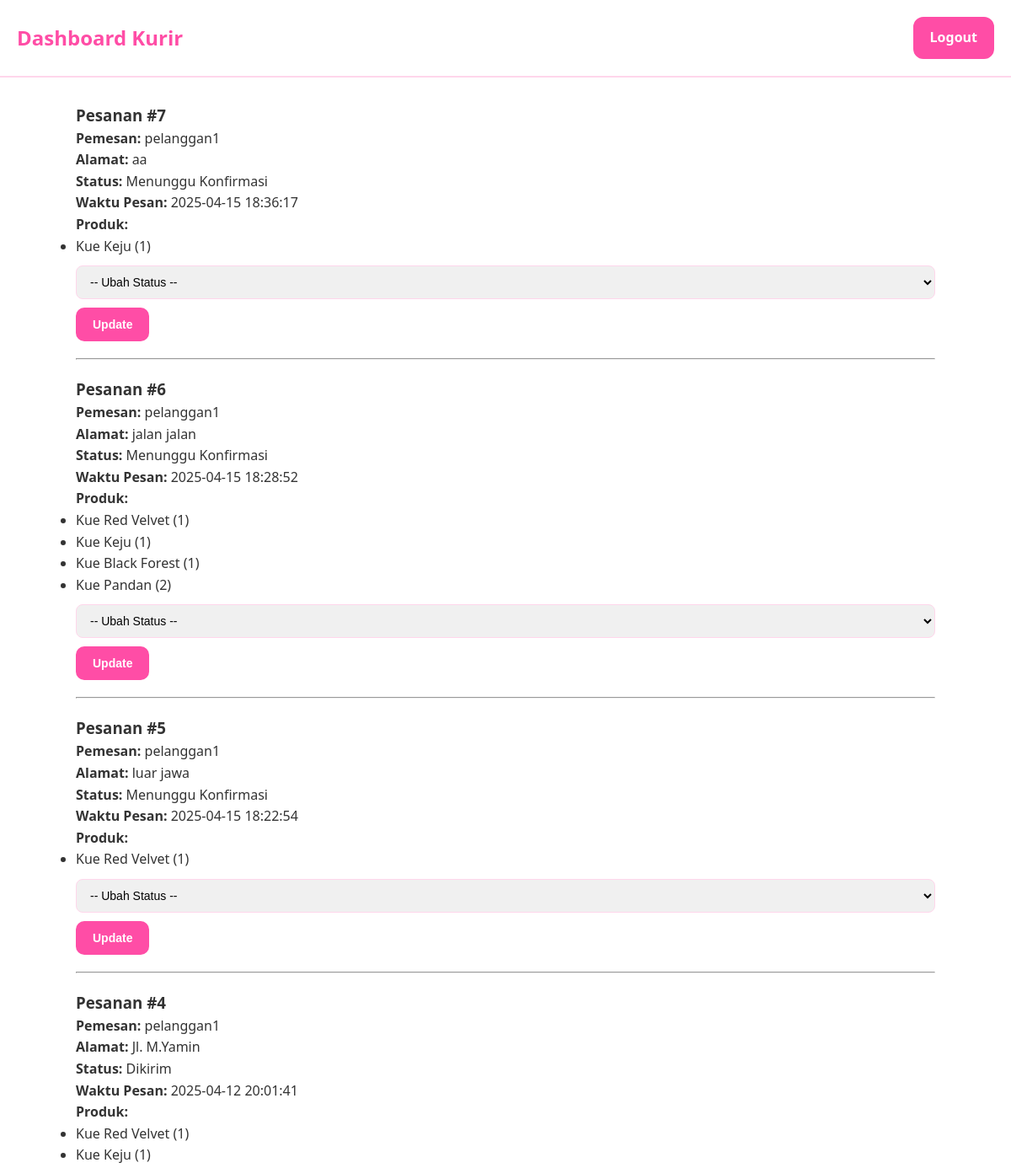
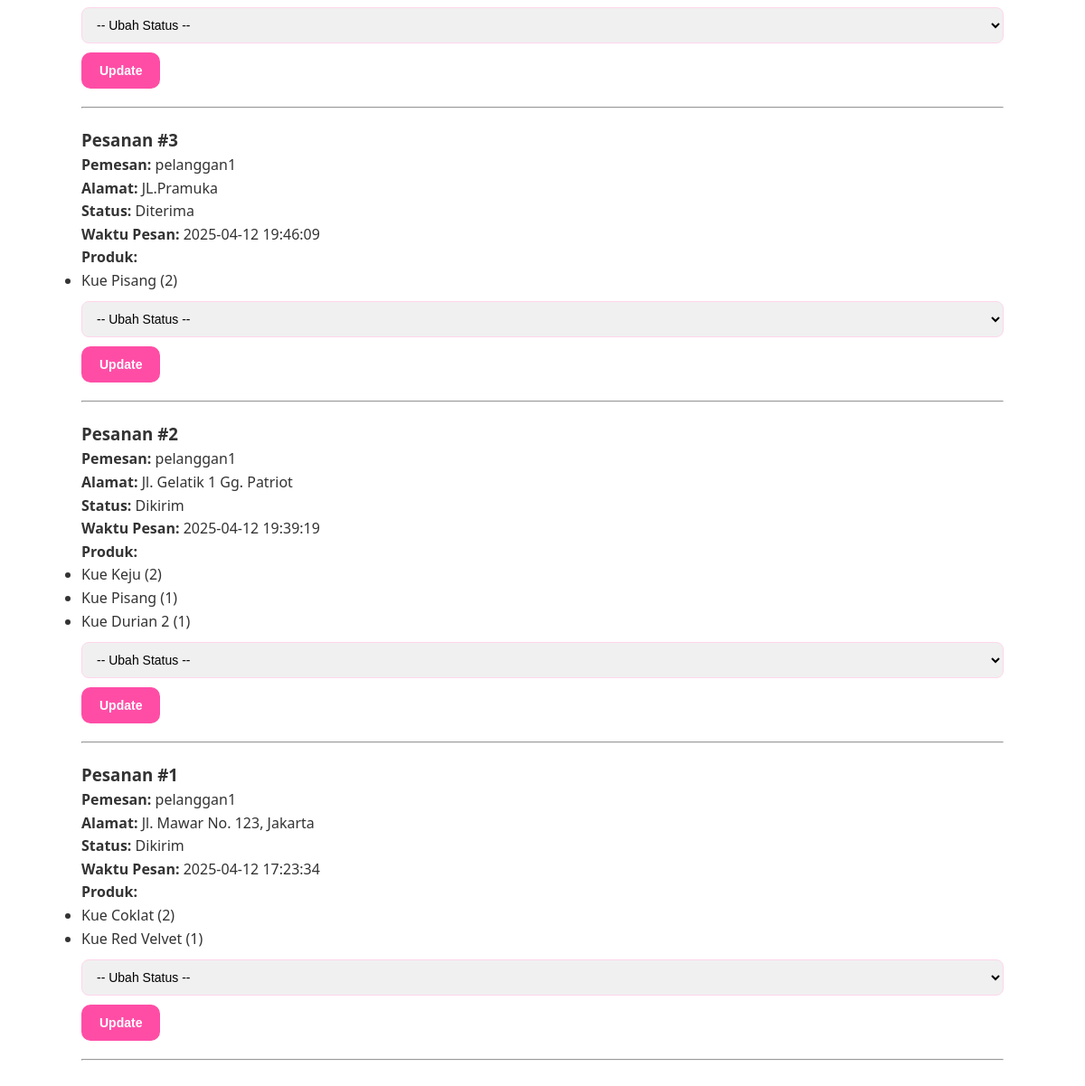
The app's page /kurir/dashboard.php (signed in) with its own data (2 pictures, top to bottom).
### tables this page shows
CREATE TABLE `pesanan` (
  `id` int(11) NOT NULL,
  `user_id` int(11) DEFAULT NULL,
  `alamat` text NOT NULL,
  `status` enum('Menunggu Konfirmasi','Dikirim','Diterima') DEFAULT 'Menunggu Konfirmasi',
  `created_at` timestamp NOT NULL DEFAULT current_timestamp()
);

CREATE TABLE `users` (
  `id` int(11) NOT NULL,
  `username` varchar(50) NOT NULL,
  `password` varchar(255) NOT NULL,
  `role` enum('admin','pelanggan','kurir') NOT NULL,
  `created_at` timestamp NOT NULL DEFAULT current_timestamp()
);

CREATE TABLE `pesanan_detail` (
  `id` int(11) NOT NULL,
  `order_id` int(11) DEFAULT NULL,
  `produk_id` int(11) DEFAULT NULL,
  `jumlah` int(11) DEFAULT 1
);

CREATE TABLE `produk` (
  `id` int(11) NOT NULL,
  `nama` varchar(100) NOT NULL,
  `deskripsi` text DEFAULT NULL,
  `harga` int(11) NOT NULL,
  `gambar` varchar(255) NOT NULL,
  `created_at` timestamp NOT NULL DEFAULT current_timestamp()
);

### kurir/dashboard.php (the view, shortened to what this page needs)
<?php
require_once('../includes/db.php');
$query = "
    SELECT p.id, u.username AS nama_user, p.alamat, p.status, p.created_at
    FROM pesanan p
    JOIN users u ON p.user_id = u.id
    ORDER BY p.created_at DESC
";
$result = mysqli_query($conn, $query);
$pesanan = [];
while ($row = mysqli_fetch_assoc($result)) {
    $order_id = $row['id'];
    $detail_result = mysqli_query($conn, "
        SELECT pd.jumlah, pr.nama
        FROM pesanan_detail pd
        JOIN produk pr ON pd.produk_id = pr.id
        WHERE pd.order_id = $order_id
    ");
    $detail = [];
    while ($d = mysqli_fetch_assoc($detail_result)) {
        $detail[] = $d;
    }
    $row['detail'] = $detail;
    $pesanan[] = $row;
}
?>
<!DOCTYPE html>
<html lang="id">
<head>
    <link rel="stylesheet" href="../style.css">
</head>
<body>
    <header>
        <h2>Dashboard Kurir</h2>
        <a href="../logout.php" class="logout-btn">Logout</a>
    </header>
    <div class="container">
        <?php foreach ($pesanan as $p): ?>
            <div class="order-box">
                <h3>Pesanan #<?= $p['id'] ?></h3>
                <p><strong>Pemesan:</strong> <?= htmlspecialchars($p['nama_user']) ?></p>
                <p><strong>Alamat:</strong> <?= htmlspecialchars($p['alamat']) ?></p>
                <p><strong>Status:</strong> <?= htmlspecialchars($p['status']) ?></p>
                <p><strong>Waktu Pesan:</strong> <?= $p['created_at'] ?></p>
                <p><strong>Produk:</strong></p>
                <ul>
                    <?php foreach ($p['detail'] as $d): ?>
                        <li><?= $d['nama'] ?> (<?= $d['jumlah'] ?>)</li>
                    <?php endforeach; ?>
                </ul>
                <form method="POST" action="update_status.php">
                    <select name="status" required>
                        <option value="">-- Ubah Status --</option>
                    </select>
                    <button type="submit">Update</button>
                </form>
            </div>
            <hr>
        <?php endforeach; ?>
    </div>
</body>
</html>

### style.css (style rules this page uses)
:root { --clr-sweet-100: #ff4da6; --clr-sweet-200: #ffbdde; --clr-sweet-300: #ffd6eb; --clr-sweet-400: #fff0b3; --clr-sweet-500: #ffffff; --clr-primary: #4caf50; --clr-secondary: #f2f2f2; --clr-tertiary: #ffffff; --clr-accent: #f0f0f0; --clr-danger: #ff4d4d; }
* { margin: 0; padding: 0; box-sizing: border-box; }
body { font-family: 'Segoe UI', sans-serif; background-color: var(--clr-sweet-500); color: #333; line-height: 1.6; }
a { text-decoration: none; color: var(--clr-sweet-100); }
header { background-color: var(--clr-sweet-500); padding: 20px; border-bottom: 2px solid var(--clr-sweet-300); display: flex; justify-content: space-between; align-items: center; flex-wrap: wrap; }
.logout-btn { background-color: var(--clr-sweet-100); color: white; padding: 10px 20px; border: 2px solid var(--clr-sweet-100); border-radius: 12px; font-weight: bold; cursor: pointer; transition: all 0.3s ease; }
.container { width: 90%; max-width: 1200px; margin: 0 auto; }
header { background-color: var(--clr-sweet-500); border-bottom: 2px solid var(--clr-sweet-300); padding: 20px; display: flex; justify-content: space-between; align-items: center; }
header h2 { font-size: 24px; color: var(--clr-sweet-100); }
header a.logout-btn { background-color: var(--clr-sweet-100); color: white; padding: 10px 18px; border-radius: 12px; font-weight: bold; text-decoration: none; transition: background-color 0.3s ease; border: 2px solid var(--clr-sweet-100); }
.container { padding: 30px; display: flex; flex-direction: column; gap: 20px; }
.order-box select, .order-box button { margin-top: 10px; padding: 10px 12px; font-size: 14px; border-radius: 8px; border: 1px solid var(--clr-sweet-300); }
.order-box select { width: 100%; background-color: var(--clr-accent); }
.order-box button { background-color: var(--clr-sweet-100); color: white; border: none; margin-top: 10px; cursor: pointer; transition: background-color 0.3s ease; }
form button[type="submit"] { background-color: var(--clr-sweet-100); color: #fff; border: none; padding: 12px 20px; border-radius: 10px; cursor: pointer; font-weight: bold; transition: background-color 0.3s ease; margin-top: 10px; }

### records on screen
pesanan: id "7", user.username "pelanggan1", alamat "aa", status "Menunggu Konfirmasi", created_at "2025-04-15 18:36:17"
pesanan_detail: produk.nama "Kue Keju", jumlah "1"
pesanan: id "6", user.username "pelanggan1", alamat "jalan jalan", status "Menunggu Konfirmasi", created_at "2025-04-15 18:28:52"
pesanan_detail: produk.nama "Kue Red Velvet", jumlah "1"
pesanan_detail: produk.nama "Kue Black Forest", jumlah "1"
pesanan_detail: produk.nama "Kue Pandan", jumlah "2"
pesanan: id "5", user.username "pelanggan1", alamat "luar jawa", status "Menunggu Konfirmasi", created_at "2025-04-15 18:22:54"
pesanan: id "4", user.username "pelanggan1", alamat "Jl. M.Yamin", status "Dikirim", created_at "2025-04-12 20:01:41"
pesanan: id "3", user.username "pelanggan1", alamat "JL.Pramuka", status "Diterima", created_at "2025-04-12 19:46:09"
pesanan_detail: produk.nama "Kue Pisang", jumlah "2"
pesanan: id "2", user.username "pelanggan1", alamat "Jl. Gelatik 1 Gg. Patriot", status "Dikirim", created_at "2025-04-12 19:39:19"
pesanan_detail: produk.nama "Kue Keju", jumlah "2"
pesanan_detail: produk.nama "Kue Pisang", jumlah "1"
pesanan_detail: produk.nama "Kue Durian 2", jumlah "1"
pesanan: id "1", user.username "pelanggan1", alamat "Jl. Mawar No. 123, Jakarta", status "Dikirim", created_at "2025-04-12 17:23:34"
pesanan_detail: produk.nama "Kue Coklat", jumlah "2"
